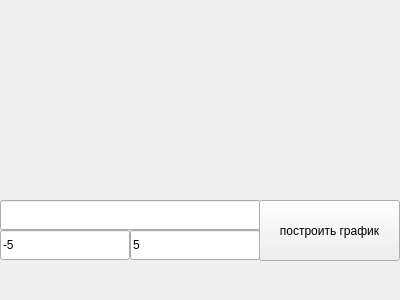
<?xml version="1.0" encoding="UTF-8"?>
<ui version="4.0">
 <class>graph</class>
 <widget class="QWidget" name="graph">
  <property name="geometry">
   <rect>
    <x>0</x>
    <y>0</y>
    <width>400</width>
    <height>300</height>
   </rect>
  </property>
  <property name="windowTitle">
   <string>График</string>
  </property>
  <property name="windowIcon">
   <iconset theme="applications-graphics"/>
  </property>
  <widget class="QCustomPlot" name="widget" native="true">
   <property name="geometry">
    <rect>
     <x>0</x>
     <y>0</y>
     <width>400</width>
     <height>200</height>
    </rect>
   </property>
  </widget>
  <widget class="QLineEdit" name="lineEdit">
   <property name="geometry">
    <rect>
     <x>0</x>
     <y>200</y>
     <width>261</width>
     <height>30</height>
    </rect>
   </property>
  </widget>
  <widget class="QPushButton" name="pushButton_plot">
   <property name="geometry">
    <rect>
     <x>259</x>
     <y>200</y>
     <width>141</width>
     <height>61</height>
    </rect>
   </property>
   <property name="text">
    <string>построить график</string>
   </property>
  </widget>
  <widget class="QLineEdit" name="lineEdit_min">
   <property name="geometry">
    <rect>
     <x>0</x>
     <y>230</y>
     <width>130</width>
     <height>30</height>
    </rect>
   </property>
   <property name="text">
    <string>-5</string>
   </property>
  </widget>
  <widget class="QLineEdit" name="lineEdit_max">
   <property name="geometry">
    <rect>
     <x>130</x>
     <y>230</y>
     <width>130</width>
     <height>30</height>
    </rect>
   </property>
   <property name="text">
    <string>5</string>
   </property>
  </widget>
 </widget>
 <customwidgets>
  <customwidget>
   <class>QCustomPlot</class>
   <extends>QWidget</extends>
   <header>qcustomplot.h</header>
   <container>1</container>
  </customwidget>
 </customwidgets>
 <resources/>
 <connections/>
</ui>
